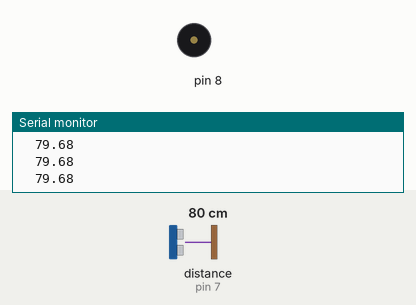
Recording of a sketch running on a simulated Arduino Uno, built with avr-gcc and run on an emulated ATmega328P. Parts: buzzer (waves = sounding), the last lines printed to the serial monitor. Wiring (inferred from the names in the program): ultrasonic range finder: trigger pin 6; echo pin 7. Inputs (shaded band) come from the test bench; at power-on: distance to the obstacle (sensor on pin 7) 80 cm. The echo pulse lasts 58.3 µs per cm.

Above: at 1.2 s.
1.3 s: distance to the obstacle (sensor on pin 7) set to 18 cm
2.8 s: distance to the obstacle (sensor on pin 7) set to 14 cm
At 4.2 s:
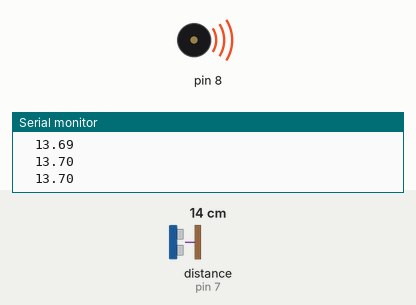
Timing chart, 0 to 5.8 s (numbered marks = the images above; inputs shaded):
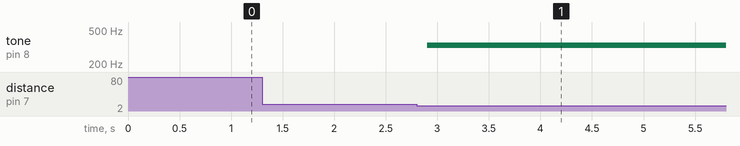

Measured:
- the behaviour switches between 16 and 15 cm on distance to the obstacle (sensor on pin 7) (found by bisection; images 0 and 1)
- after the input at 2.8 s, tone on pin 8: silent → 330 Hz after 0.10 s

The sketch:

Amp_test.ino
```cpp
#define NOTE_B0  31
#define NOTE_C1  33
#define NOTE_CS1 35
#define NOTE_D1  37
#define NOTE_DS1 39
#define NOTE_E1  41
#define NOTE_F1  44
#define NOTE_FS1 46
#define NOTE_G1  49
#define NOTE_GS1 52
#define NOTE_A1  55
#define NOTE_AS1 58
#define NOTE_B1  62
#define NOTE_C2  65
#define NOTE_CS2 69
#define NOTE_D2  73
#define NOTE_DS2 78
#define NOTE_E2  82
#define NOTE_F2  87
#define NOTE_FS2 93
#define NOTE_G2  98
#define NOTE_GS2 104
#define NOTE_A2  110
#define NOTE_AS2 117
#define NOTE_B2  123
#define NOTE_C3  131
#define NOTE_CS3 139
#define NOTE_D3  147
#define NOTE_DS3 156
#define NOTE_E3  165
#define NOTE_F3  175
#define NOTE_FS3 185
#define NOTE_G3  196
#define NOTE_GS3 208
#define NOTE_A3  220
#define NOTE_AS3 233
#define NOTE_B3  247
#define NOTE_C4  262
#define NOTE_CS4 277
#define NOTE_D4  294
#define NOTE_DS4 311
#define NOTE_E4  330
#define NOTE_F4  349
#define NOTE_FS4 370
#define NOTE_G4  392
#define NOTE_GS4 415
#define NOTE_A4  440
#define NOTE_AS4 466
#define NOTE_B4  494
#define NOTE_C5  523
#define NOTE_CS5 554
#define NOTE_D5  587
#define NOTE_DS5 622
#define NOTE_E5  659
#define NOTE_F5  698
#define NOTE_FS5 740
#define NOTE_G5  784
#define NOTE_GS5 831
#define NOTE_A5  880
#define NOTE_AS5 932
#define NOTE_B5  988
#define NOTE_C6  1047
#define NOTE_CS6 1109
#define NOTE_D6  1175
#define NOTE_DS6 1245
#define NOTE_E6  1319
#define NOTE_F6  1397
#define NOTE_FS6 1480
#define NOTE_G6  1568
#define NOTE_GS6 1661
#define NOTE_A6  1760
#define NOTE_AS6 1865
#define NOTE_B6  1976
#define NOTE_C7  2093
#define NOTE_CS7 2217
#define NOTE_D7  2349
#define NOTE_DS7 2489
#define NOTE_E7  2637
#define NOTE_F7  2794
#define NOTE_FS7 2960
#define NOTE_G7  3136
#define NOTE_GS7 3322
#define NOTE_A7  3520
#define NOTE_AS7 3729
#define NOTE_B7  3951
#define NOTE_C8  4186
#define NOTE_CS8 4435
#define NOTE_D8  4699
#define NOTE_DS8 4978
int Value = 0;
const int trigPin = 6;
const int echoPin = 7;
float duration, distance;

void setup() {
  pinMode(2, INPUT);
  pinMode(trigPin, OUTPUT);
  pinMode(echoPin, INPUT);
  Serial.begin(9600);
}

void loop() {
     Value = GetDistance();
     if(GetDistance() < 5){
     	tone(8, NOTE_C4);
     	delay(10);
     }
     else if(GetDistance() <10){
     	tone(8, NOTE_D4);
     	delay(10);
     }
     else if(GetDistance() < 15){
     	tone(8, NOTE_E4);
     	delay(10);
     }

}
int GetDistance()
{
  digitalWrite(trigPin, LOW);
  delayMicroseconds(2);
  digitalWrite(trigPin, HIGH);
  delayMicroseconds(10);
  digitalWrite(trigPin, LOW);
  duration = pulseIn(echoPin, HIGH);
  if (duration == 0)
  {
    pinMode(echoPin, OUTPUT);
    digitalWrite(echoPin, LOW);
    delay(1);
    pinMode(echoPin, INPUT);
  }
  distance = (duration *.0343) /2;
  delay(100);
  Serial.print("\t");
  Serial.println(distance);
  return distance;
}


/*
TEST MEDIAN CODE


unsigned long NewPing::ping_median(uint8_t it, unsigned int max_cm_distance) {
	unsigned int uS[it], last;
	uint8_t j, i = 0;
	unsigned long t;
	uS[0] = NO_ECHO;

	while (i < it) {
		t = micros();                  // Start ping timestamp.
		last = ping(max_cm_distance);  // Send ping.

		if (last != NO_ECHO) {         // Ping in range, include as part of median.
			if (i > 0) {               // Don't start sort till second ping.
				for (j = i; j > 0 && uS[j - 1] < last; j--) // Insertion sort loop.
					uS[j] = uS[j - 1];                      // Shift ping array to correct position for sort insertion.
			}
			else j = 0;              // First ping is sort starting point.
			uS[j] = last;              // Add last ping to array in sorted position.
			i++;                       // Move to next ping.
		} else it--;                   // Ping out of range, skip and don't include as part of median.

		if (i < it && micros() - t < PING_MEDIAN_DELAY)
			delay((PING_MEDIAN_DELAY + t - micros()) / 1000); // Millisecond delay between pings.

	}
	return (uS[it >> 1]); // Return the ping distance median.
}
END TEST

*/
```
